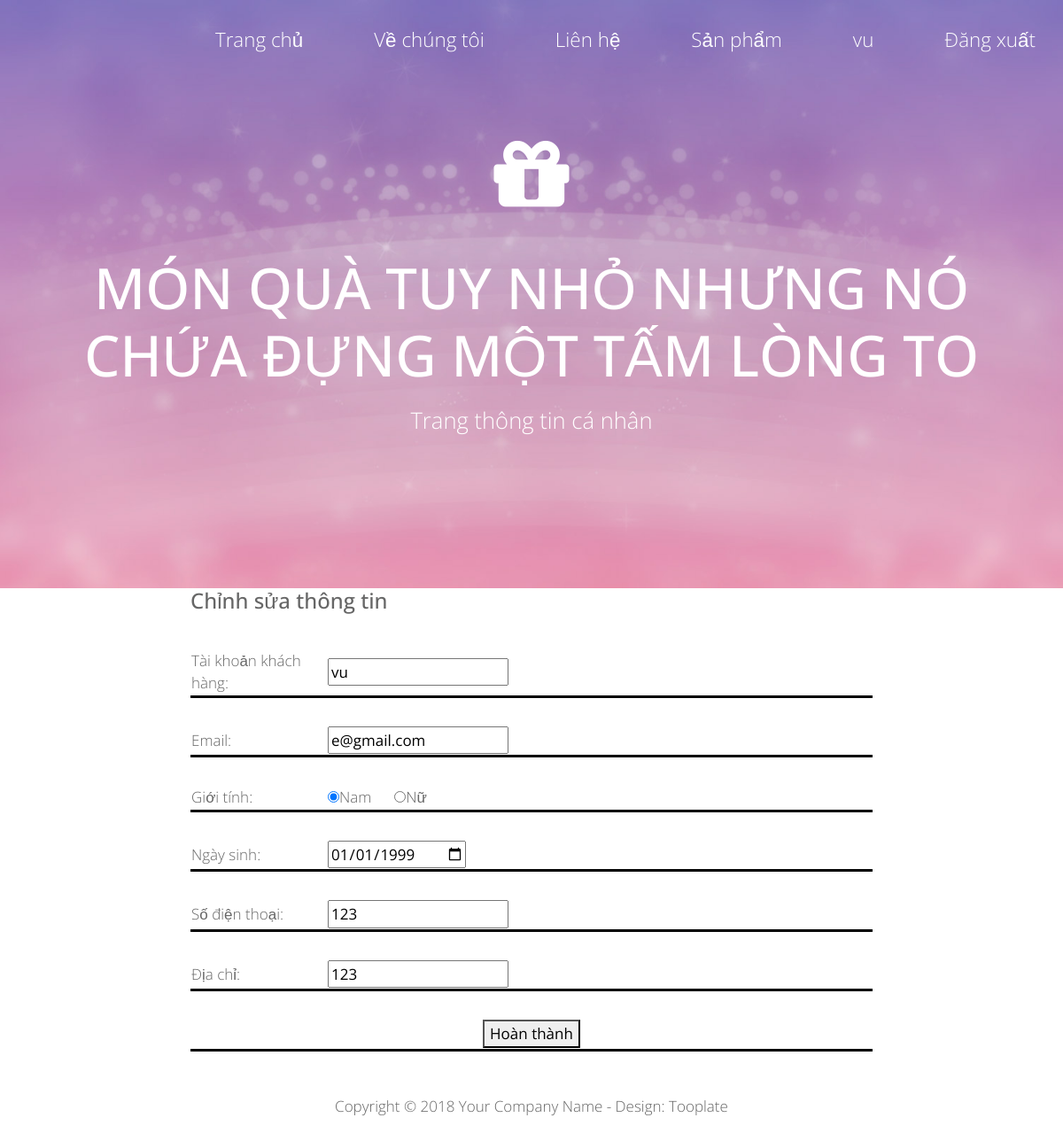
Screenshot of /info.php?page=edit_info&id=6 (signed in) with the database file from the repository.
### tables this page shows
CREATE TABLE `khachhang` (
  `makh` int(20) NOT NULL,
  `tenkh` varchar(100) NOT NULL,
  `gioitinh` varchar(10) NOT NULL,
  `ngaysinh` date NOT NULL,
  `email` varchar(100) NOT NULL,
  `matkhau` varchar(100) NOT NULL,
  `diachi` varchar(100) NOT NULL,
  `sodienthoai` int(11) NOT NULL
);

### includes/edit_info.php (the view, shortened to what this page needs)
<?php
  $sql = "select * from khachhang where makh='$_GET[id]'";
  $query = mysqli_query($con, $sql);
  $data = mysqli_fetch_array($query);
  $male_status = "";
  $female_status = "";
  if($data["gioitinh"]=="Nam")
  {
    $male_status = "checked";
  }
  else{ $female_status = "checked";}
          ?>
<h4>Chỉnh sửa thông tin</h4>
<form class="form_edit" method="POST" action="info.php?page=edit_info">
  <table style="width:100%;">
  					<tr>
  					   <td class="title">Tài khoản khách hàng:</td>
               <td class="content">
                <input type="text" readonly name="tenKH" value="<?php echo $data["tenkh"] ?>" />
              </td>
  					</tr>
            <tr>
               <td class="title">Email:</td>
                <td class="content">
                  <input type="email" name="email" value="<?php echo $data["email"] ?>" />
                </td>
            </tr>
            <tr>
               <td class="title">Giới tính:</td>
                <td class="content">
                <input type="radio" name="gt" value="Nam" <?php echo $male_status ?>/>Nam
                &emsp;
                <input type="radio" name="gt" value="Nu" <?php echo $female_status ?>/>Nữ
                </td>
            </tr>
            <tr>
               <td class="title">Ngày sinh:</td>
                <td class="content">
                  <input type="date" name="date" value="<?php echo $data["ngaysinh"] ?>" />
                </td>
            </tr>
            <tr>
               <td class="title">Số điện thoại:</td>
              <td class="content">
                <input type="number" name="sdt" value="<?php echo $data["sodienthoai"] ?>" />
              </td>
            </tr>
            <tr>
               <td class="title">Địa chỉ:</td>
              <td class="content">
              <input type="text" name="diachi" value="<?php echo $data["diachi"] ?>" />
              </td>
            </tr>
             <tr>
                <td class="td_link" colspan="2"><button type="submit" name="btnSua">Hoàn thành</button></td>
            </tr>
  </table>
</form>

### css/infomation.css (style rules this page uses)
.info table tr { border:0; border-bottom:3px solid black; }
.info table tr td { padding-top: 2rem; }
.info table tr .title { width: 20%; }
.info table tr .content { width: 80%; }
.info table tr .td_link { text-align: center; }

### css/tooplate-style.css (style rules this page uses)
body { font-family: 'Open Sans', Helvetica, Arial, sans-serif; font-size: 17px; font-weight: 300; color: #666666; overflow-x: hidden; }

### rows the page displays
khachhang: tenKH "vu", email "e@gmail.com", date "01/01/1999", sdt "123", diachi "123"

### other values shown
$_SESSION["khachhang"]["tenkh"] "vu"
